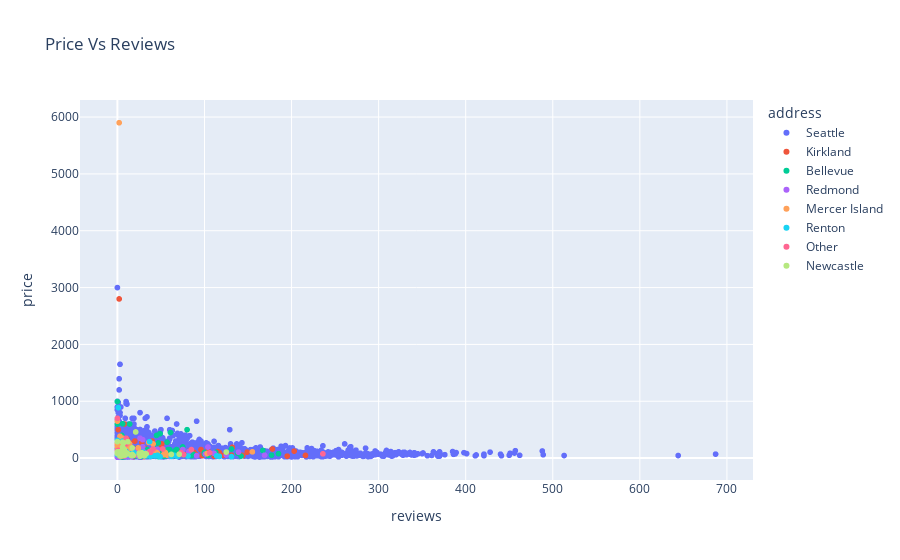

The cell this chart's notebook holds for it:
### Code cell
import plotly.express as px
fig = px.scatter(sea, x = "reviews", y = "price", color = "address", title='Price Vs Reviews').update_traces(marker=dict(
                              line=dict(color='DarkSlateGrey')),
                  selector=dict(mode='markers'))
fig.show()

### Figure 1 — Plotly figure (JSON) as saved in the notebook; plotly's stock layout.template omitted (floating-point values rounded to 4 significant figures; data arrays with more than 128 entries replaced by an {"elided": "..."} marker saying what was removed)
{"data": [{"hoverlabel": {"namelength": 0}, "hovertemplate": "address=Seattle<br>reviews=%{x}<br>price=%{y}", "legendgroup": "Seattle", "marker": {"color": "#636efa", "line": {"color": "DarkSlateGrey"}, "symbol": "circle"}, "mode": "markers", "name": "Seattle", "showlegend": true, "type": "scattergl", "x": {"elided": "6783 int values"}, "xaxis": "x", "y": {"elided": "6783 int values"}, "yaxis": "y"}, {"hoverlabel": {"namelength": 0}, "hovertemplate": "address=Kirkland<br>reviews=%{x}<br>price=%{y}", "legendgroup": "Kirkland", "marker": {"color": "#EF553B", "line": {"color": "DarkSlateGrey"}, "symbol": "circle"}, "mode": "markers", "name": "Kirkland", "showlegend": true, "type": "scattergl", "x": {"elided": "202 int values"}, "xaxis": "x", "y": {"elided": "202 int values"}, "yaxis": "y"}, {"hoverlabel": {"namelength": 0}, "hovertemplate": "address=Bellevue<br>reviews=%{x}<br>price=%{y}", "legendgroup": "Bellevue", "marker": {"color": "#00cc96", "line": {"color": "DarkSlateGrey"}, "symbol": "circle"}, "mode": "markers", "name": "Bellevue", "showlegend": true, "type": "scattergl", "x": {"elided": "322 int values"}, "xaxis": "x", "y": {"elided": "322 int values"}, "yaxis": "y"}, {"hoverlabel": {"namelength": 0}, "hovertemplate": "address=Redmond<br>reviews=%{x}<br>price=%{y}", "legendgroup": "Redmond", "marker": {"color": "#ab63fa", "line": {"color": "DarkSlateGrey"}, "symbol": "circle"}, "mode": "markers", "name": "Redmond", "showlegend": true, "type": "scattergl", "x": [5, 7, 14, 7, 4, 10, 111, 139, 10, 125, 169, 59, 16, 32, 16, 41, 29, 104, 46, 6, 13, 16, 11, 6, 11, 63, 16, 75, 101, 15, 8, 29, 30, 31, 29, 10, 44, 7, 0, 26, 7, 9, 2, 0, 9, 7, 4, 82, 15, 60, 6, 25, 9, 5, 91, 0, 11, 17, 9, 34, 19, 19, 26, 21, 41, 16, 5, 5, 5, 3, 6, 7, 22, 53, 1, 25, 24, 0, 13, 2, 27, 8, 13, 2, 2, 0, 2, 1, 0, 0, 1, 0, 1, 0, 8, 7, 0, 1, 2, 0, 1, 2, 2, 2, 2, 0, 0, 0, 0, 1], "xaxis": "x", "y": [100, 30, 33, 33, 35, 33, 85, 105, 30, 55, 50, 42, 79, 52, 25, 165, 325, 195, 158, 160, 135, 80, 90, 69, 29, 35, 45, 150, 71, 65, 99, 199, 113, 37, 41, 62, 47, 55, 33, 350, 68, 65, 330, 90, 40, 59, 80, 115, 115, 36, 260, 99, 200, 70, 44, 35, 202, 35, 95, 89, 65, 55, 51, 125, 85, 75, 68, 45, 33, 35, 60, 145, 149, 59, 98, 30, 35, 85, 140, 95, 39, 36, 51, 29, 95, 29, 160, 130, 150, 130, 130, 219, 29, 29, 74, 37, 28, 60, 28, 30, 130, 40, 65, 75, 25, 33, 18, 90, 26, 40], "yaxis": "y"}, {"hoverlabel": {"namelength": 0}, "hovertemplate": "address=Mercer Island<br>reviews=%{x}<br>price=%{y}", "legendgroup": "Mercer Island", "marker": {"color": "#FFA15A", "line": {"color": "DarkSlateGrey"}, "symbol": "circle"}, "mode": "markers", "name": "Mercer Island", "showlegend": true, "type": "scattergl", "x": [2, 0, 31, 12, 0, 3, 7, 155, 24, 46, 72, 3, 71, 36, 5, 2, 0, 9, 45, 55, 103, 3, 1, 15, 14, 26, 40, 19, 43, 34, 57, 4, 41, 1, 6, 53, 4, 4, 3, 0, 10, 3, 5, 8, 5, 2, 4, 1, 0, 0], "xaxis": "x", "y": [5900, 650, 82, 179, 250, 95, 235, 110, 179, 85, 75, 40, 66, 275, 121, 105, 79, 130, 99, 99, 80, 385, 270, 150, 250, 100, 139, 50, 48, 48, 53, 300, 250, 100, 350, 60, 200, 57, 57, 70, 325, 249, 56, 44, 36, 43, 30, 71, 102, 200], "yaxis": "y"}, {"hoverlabel": {"namelength": 0}, "hovertemplate": "address=Renton<br>reviews=%{x}<br>price=%{y}", "legendgroup": "Renton", "marker": {"color": "#19d3f3", "line": {"color": "DarkSlateGrey"}, "symbol": "circle"}, "mode": "markers", "name": "Renton", "showlegend": true, "type": "scattergl", "x": [5, 69, 2, 114, 5, 65, 37, 29, 27, 2, 46, 28, 6, 33, 15, 10, 3, 62, 43, 37, 38, 117, 46, 81, 131, 49, 25, 15, 117, 12, 1, 0, 19, 0, 4, 11, 12, 0, 0], "xaxis": "x", "y": [60, 30, 75, 40, 83, 52, 290, 105, 50, 60, 39, 39, 300, 39, 50, 118, 60, 30, 40, 55, 30, 30, 49, 37, 27, 25, 79, 75, 32, 59, 888, 89, 94, 60, 38, 65, 75, 310, 119], "yaxis": "y"}, {"hoverlabel": {"namelength": 0}, "hovertemplate": "address=Other<br>reviews=%{x}<br>price=%{y}", "legendgroup": "Other", "marker": {"color": "#FF6692", "line": {"color": "DarkSlateGrey"}, "symbol": "circle"}, "mode": "markers", "name": "Other", "showlegend": true, "type": "scattergl", "x": [236, 38, 41, 76, 10, 106, 85, 37, 52, 73, 10, 1, 2, 1, 0, 0, 0, 0], "xaxis": "x", "y": [75, 100, 160, 62, 250, 92, 150, 116, 160, 97, 349, 135, 96, 125, 99, 700, 99, 129], "yaxis": "y"}, {"hoverlabel": {"namelength": 0}, "hovertemplate": "address=Newcastle<br>reviews=%{x}<br>price=%{y}", "legendgroup": "Newcastle", "marker": {"color": "#B6E880", "line": {"color": "DarkSlateGrey"}, "symbol": "circle"}, "mode": "markers", "name": "Newcastle", "showlegend": true, "type": "scattergl", "x": [17, 71, 5, 0, 125, 17, 18, 5, 62, 28, 7, 31, 4, 9, 21, 12, 6, 8, 10, 33, 12, 7, 6, 6, 5, 6, 11, 7, 5, 26, 3, 8, 7, 7, 32, 25, 10, 6, 11, 0, 7, 3, 16, 17, 1, 1, 0, 0, 0], "xaxis": "x", "y": [179, 69, 63, 110, 106, 45, 50, 125, 65, 93, 150, 42, 38, 55, 460, 288, 106, 54, 85, 75, 75, 49, 280, 85, 78, 87, 90, 90, 110, 34, 38, 150, 58, 268, 75, 85, 89, 195, 85, 290, 85, 110, 45, 65, 79, 85, 89, 89, 80], "yaxis": "y"}], "layout": {"autosize": true, "legend": {"title": {"text": "address"}, "tracegroupgap": 0}, "title": {"text": "Price Vs Reviews"}, "xaxis": {"anchor": "y", "autorange": true, "domain": [0, 1], "range": [-42.21, 729.2], "title": {"text": "reviews"}, "type": "linear"}, "yaxis": {"anchor": "x", "autorange": true, "domain": [0, 1], "range": [-416.1, 6331.0], "title": {"text": "price"}, "type": "linear"}}}
